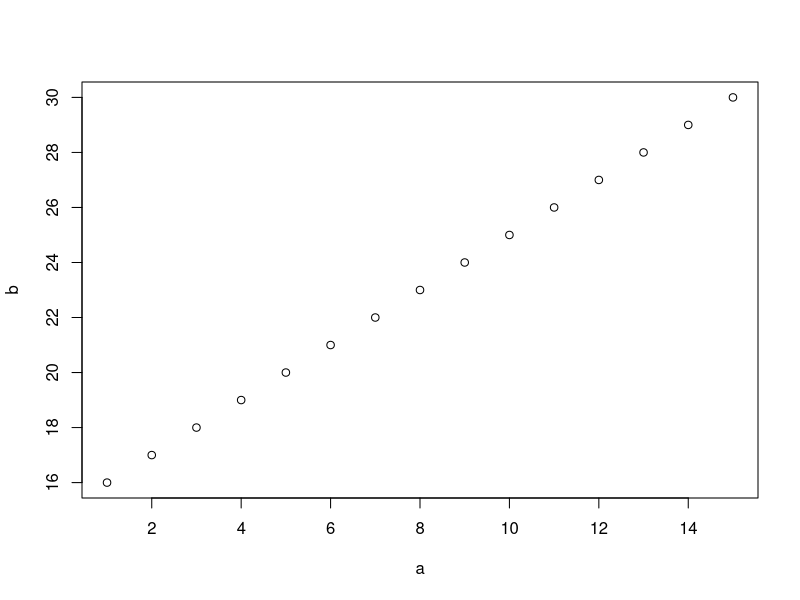
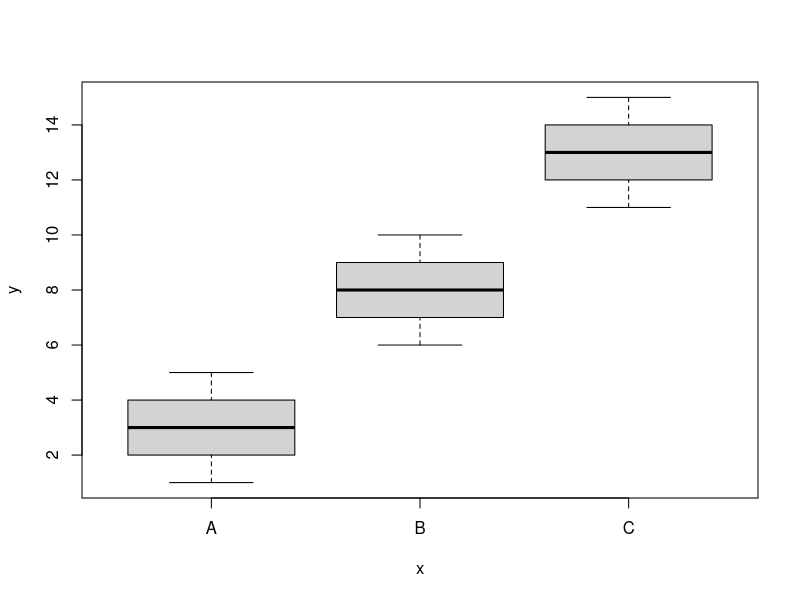
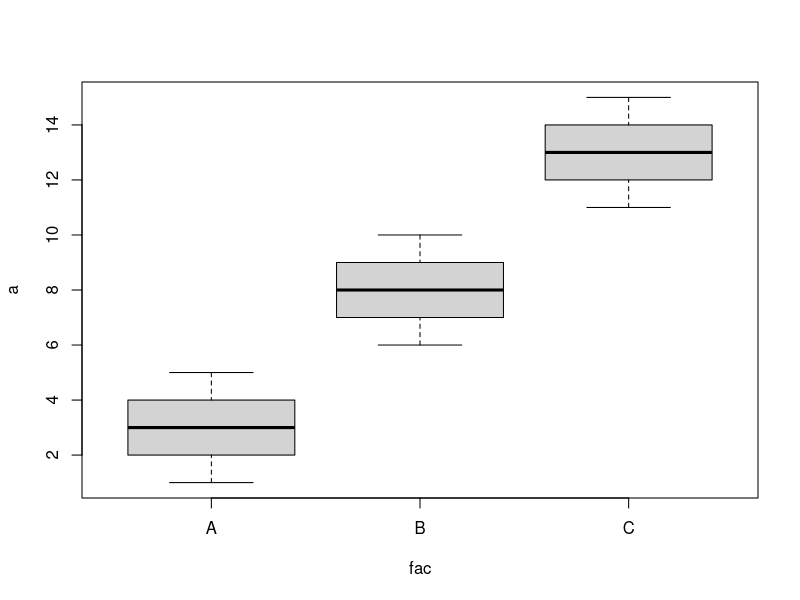
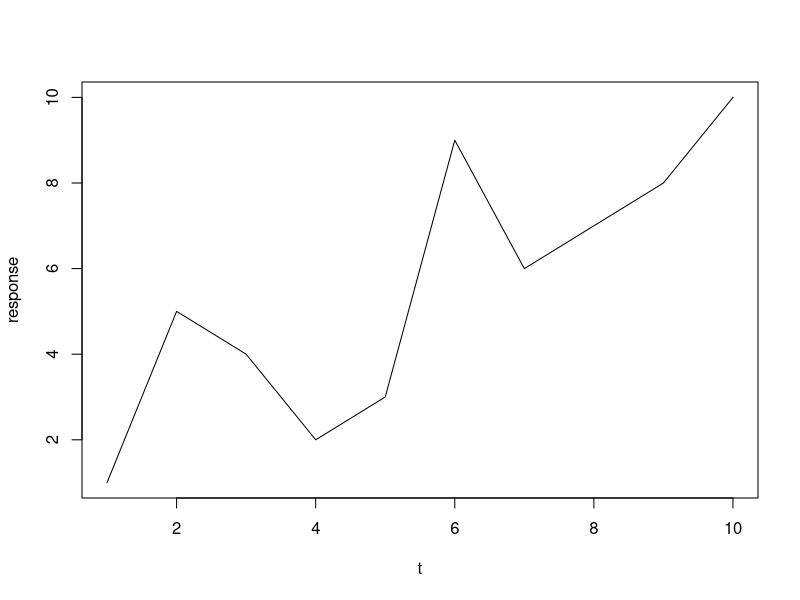
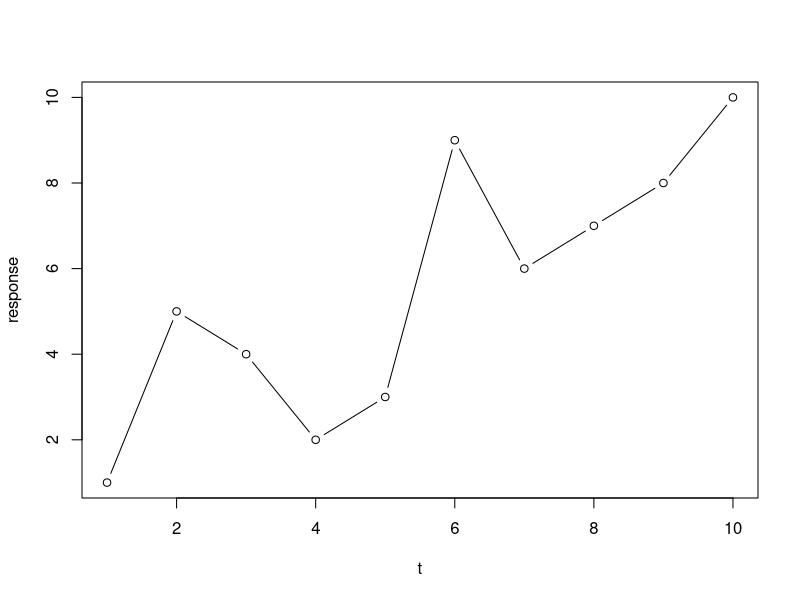
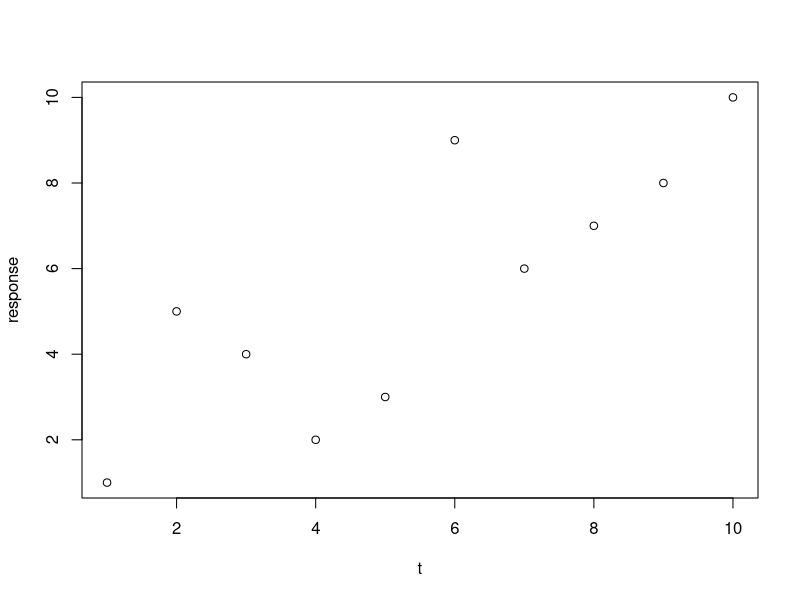
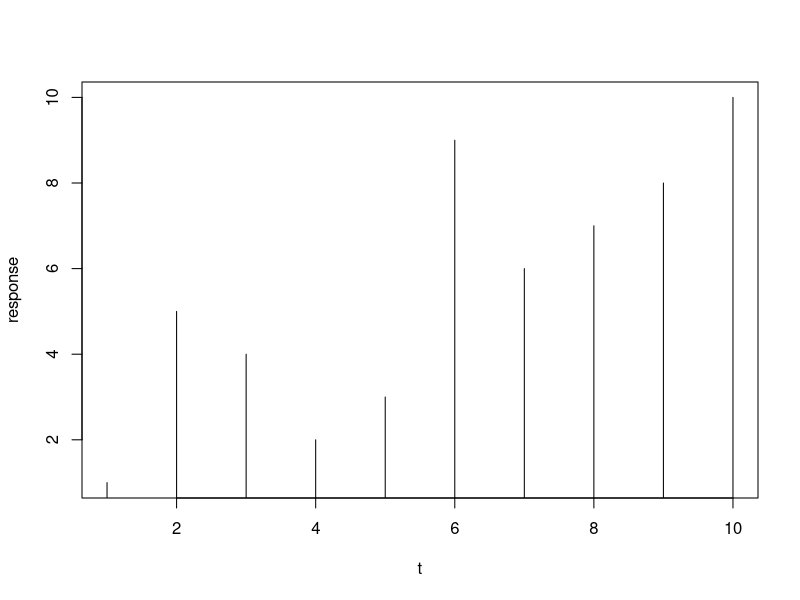
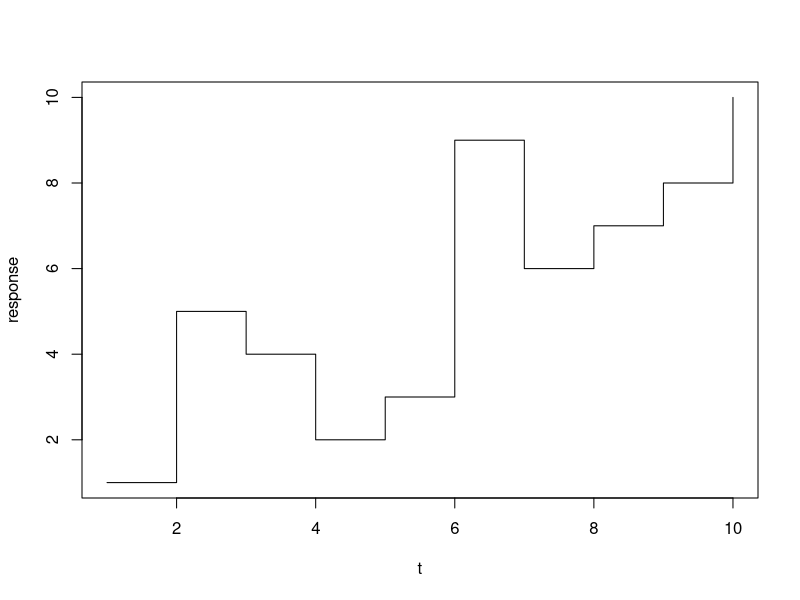

These figures' R source, in order:
#continuous variables
a=seq(1,15,1)
b=seq(16,30,1)
plot(a,b)

#continuous and factor
fac=factor(c(rep("A", 5), rep("B", 5), rep("C", 5))) #what does this function do?
plot(fac,a)
plot(a~fac)

#line plot
t=seq(1,10,1) # time sequence from 1 to 10
response=c(1,5,4,2,3,9,6,7,8,10)
plot(t, response, type="l") #plot a line plot
plot(response~t, type = "b") #both lines and points
plot(t, response, type="p") #plot just points
plot(t, response, type="h") #Make a histogram-like plot with thin lines
plot(t, response, type="s") #Make stair steps

#bar plot
groups=c(rep("a", 10), rep("b", 5), rep("c", 2))
groups.table=table(groups) #create a frequency table
groups.table
barplot(groups.table)

#plotting from a dataframe
str(iris)
?iris
plot(iris$Sepal.Length, iris$Sepal.Width) #two continuous variables
plot(iris$Species, iris$Sepal.Width) #continuous and factor
plot(iris$Sepal.Width~iris$Sepal.Length) #scatterplot
plot(iris$Sepal.Width~iris$Species) #box plot
plot(Sepal.Width~Sepal.Length, data=iris) #another syntax

#labels
plot(Sepal.Width~Sepal.Length, data=iris, xlab="Sepal Length", ylab="Sepal Width")

plot(Sepal.Width~Sepal.Length, data=iris, xlab="Sepal Length", ylab="Sepal Width", main="Length vs. width of sepals in Iris", las=1)
#las= makes the values horizontal on the vertical axis

plot(Sepal.Width~Sepal.Length, data=iris, xlab="Sepal Length", ylab="Sepal Width", main="Length vs. width of sepals in Iris", las=1, xlim=c(0,10), ylim=c(0,5))
#xlim and ylim change the ranges

#types of points
plot(Sepal.Width~Sepal.Length, data=iris, xlab="Sepal Length", ylab="Sepal Width", las=1, pch=4)

plot(Sepal.Width~Sepal.Length, data=iris, xlab="Sepal Length", ylab="Sepal Width", las=1, pch=1, cex=3)
#cex changes the sizes of points

#colors
plot(Sepal.Width~Sepal.Length, data=iris, xlab="Sepal Length", ylab="Sepal Width",  las=1, pch=19, col=4)
#1-8 numerical values representing colors
plot(Sepal.Width~Sepal.Length, data=iris, xlab="Sepal Length", ylab="Sepal Width",  las=1, pch=19, col="red")
#lots of named colors
plot(Sepal.Width~Sepal.Length, data=iris, xlab="Sepal Length", ylab="Sepal Width",  las=1, pch=19, col="#00FF00")
#hexadecimal colors
my.colors=rainbow(12) #set up color palette of rainbow colors with n = 12
plot(1:12, pch=19, cex=2, col=my.colors) #plot dots, each with different colors
#rainbow
my.colors=topo.colors(12) #set up color palette of topo colors with n = 12
plot(1:12, pch=19, cex=2, col=my.colors) #plot dots, each with different colors
#gradient
plot(Sepal.Width~Sepal.Length, data=iris, xlab="Sepal Length", ylab="Sepal Width", las=1, pch=1, cex=3, col=rgb(1, 0, 0, 0.5))

#setting up plotting region using par function and mfrow argument
par(mfrow=c(1,2)) #set up a plotting region with one row and two columns:
plot(Sepal.Width~Sepal.Length, data=iris, xlab="Sepal Length", ylab="Sepal Width",  las=1, pch=19, col="#00FF00") #first plot
plot(Sepal.Width~Sepal.Length, data=iris, xlab="Sepal Length", ylab="Sepal Width", las=1, pch=19, col="tomato") #secon plot

#plotting data by factors and using legends
head(iris$Species)
as.numeric(iris$Species) #convert species into numbers.
plot(Sepal.Width~Sepal.Length, data=iris, xlab="Sepal Length", ylab="Sepal Width", las=1, pch=19, col=as.numeric(iris$Species))
#assign different colors to different species

colorset=rainbow(3) #create a palette of 3 colors
pt.cols=colorset[as.numeric(iris$Species)] #This is now a vector of colors for each point
plot(Sepal.Width~Sepal.Length, data=iris, xlab="Sepal Length", ylab="Sepal Width", las=1, pch=19, col=pt.cols)
#how do you make it not follow the "par" thing from before?

plot(Sepal.Width~Sepal.Length, data=iris, xlab="Sepal Length", ylab="Sepal Width", las=1, pch=19, col=pt.cols)
legend("bottomright", legend=c("I. setosa", "I. versicolor", "I. virginica"), pch=19, col=colorset)

par(mar=c(4,4,1,7), xpd=TRUE) #make the margin wider and let me plot outside the box
par(mfrow=c(1,1))
plot(Sepal.Width~Sepal.Length, data=iris, xlab="Sepal Length", ylab="Sepal Width", las=1, pch=19, col=pt.cols)
legend(8.2, 3, legend=c("I. setosa", "I. versicolor", "I. virginica"), pch=19, col=colorset)
# how do I undo par(mfrow=c(1,2))?

plot(Sepal.Width~Sepal.Length, data=iris, xlab="Sepal Length", ylab="Sepal Width", las=1, pch=19, col=pt.cols) #make the same plot without the legend
example.plot=recordPlot() #save the plot as an object called 'example.plot'
#want sepal length and width for each species
#calculate the means
mean.Sepal.length=tapply(iris$Sepal.Length, iris$Species, mean)
mean.Sepal.width=tapply(iris$Sepal.Width, iris$Species, mean)
mean.Sepal.length
mean.Sepal.width

points(x=mean.Sepal.length, y=mean.Sepal.width, pch="x", cex=2) #add an "x" at the mean Sepal length & width for all three species
text(x=mean.Sepal.length, y=mean.Sepal.width, labels=c("setosa", "versicolor", "virginica"), pos=1, offset=0.5) #add text below each of the "x" (pos=1), and how far it should be offset (offset = 0.5)

#two functions for lines: line and abline
#abline can have specified slope and intersept

example.plot
abline(v=mean.Sepal.length, lty=3) #add a vertical dotted lines at the mean sepal length for each species.

example.plot
abline(v=mean.Sepal.length, lty=3, col=colorset) #add vertical lines at the mean Sepal lengths for each species.
abline(h=mean.Sepal.width, lty=3, col=colorset) #add horizontal lines at the mean Sepal widths for each species.

#exporting plots
#can use the interface or
pdf(file="exampleplot.pdf") #open up a pdf 'graphical device'
plot(Sepal.Width~Sepal.Length, data=iris, xlab="Sepal Length", ylab="Sepal Width", las=1, pch=19, col=pt.cols) #draw the plot
dev.off() # close the graphical device
#how do I determine where it saves? It went to the general BIOS967 folder